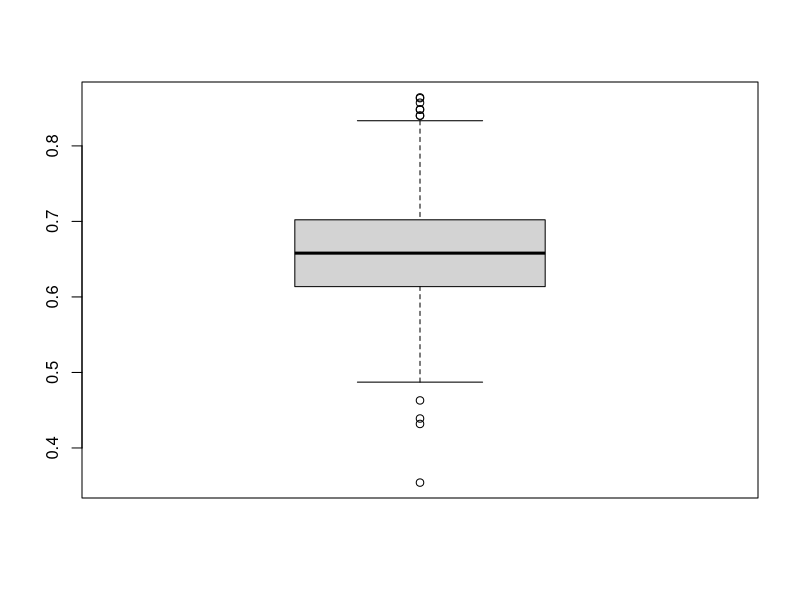
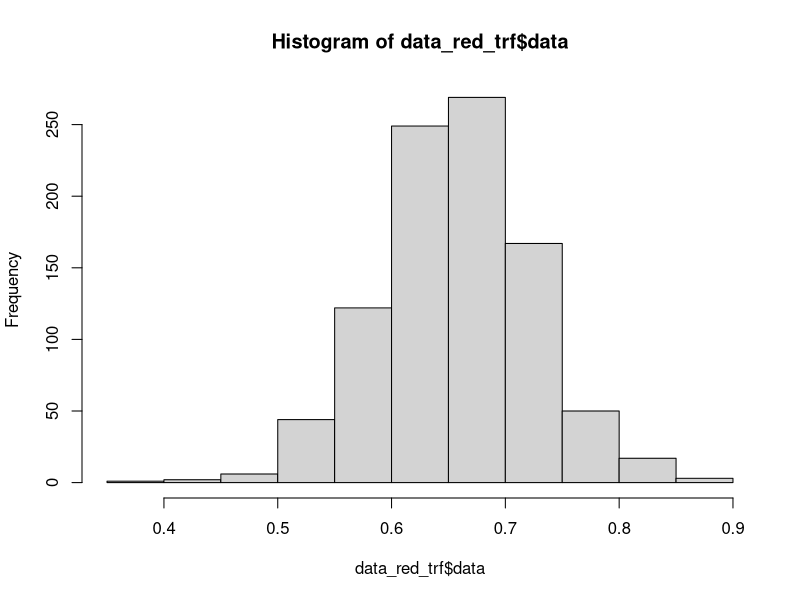
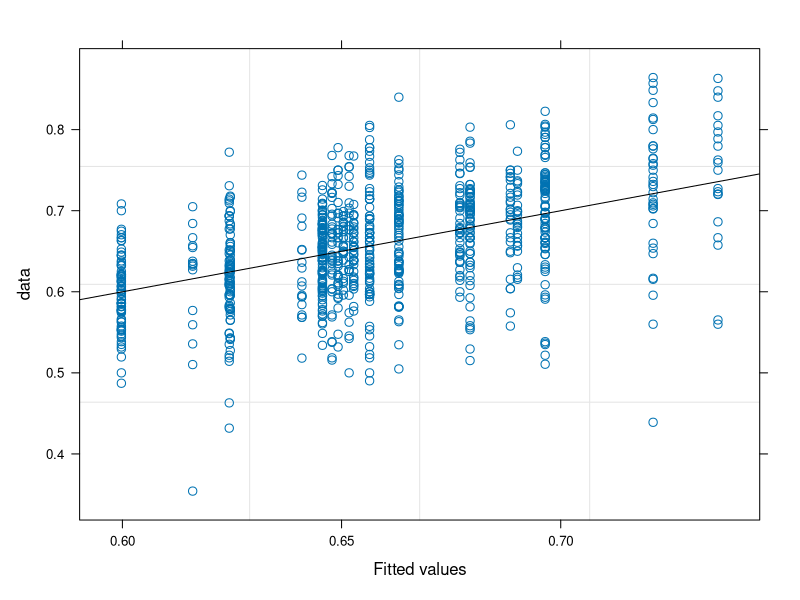
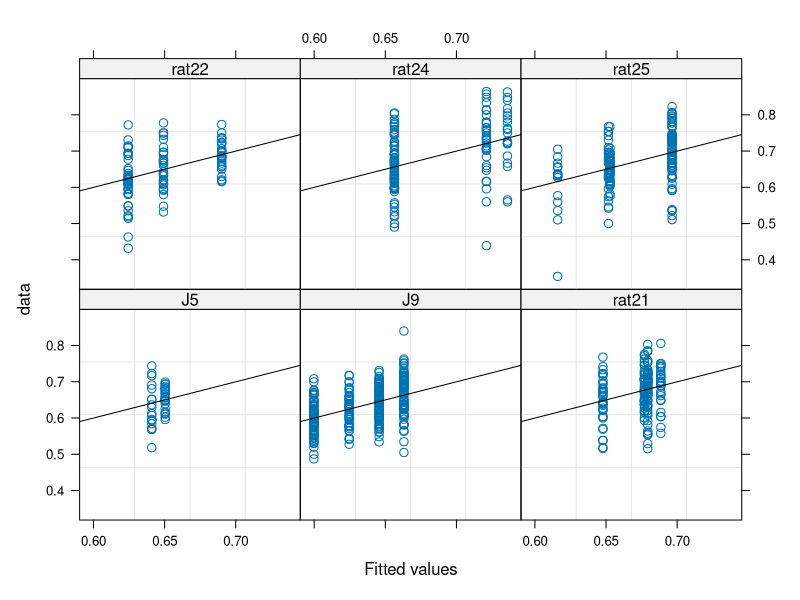
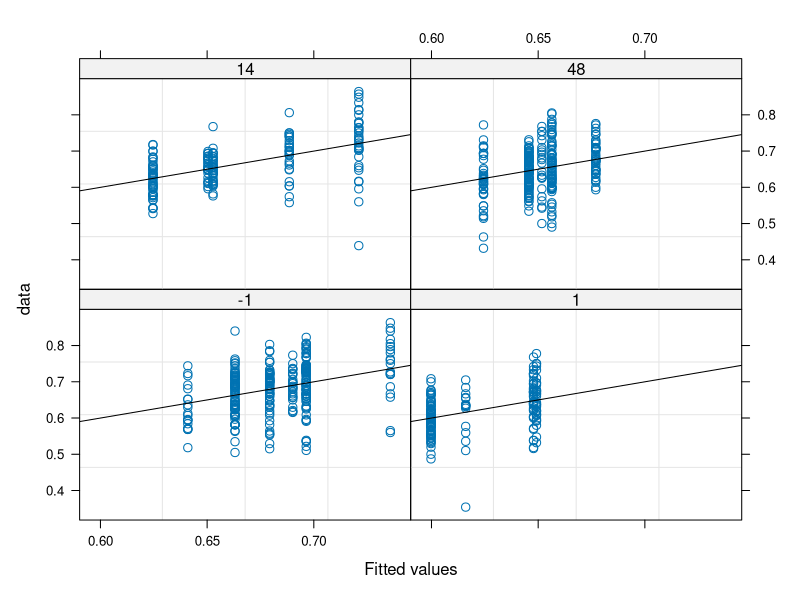
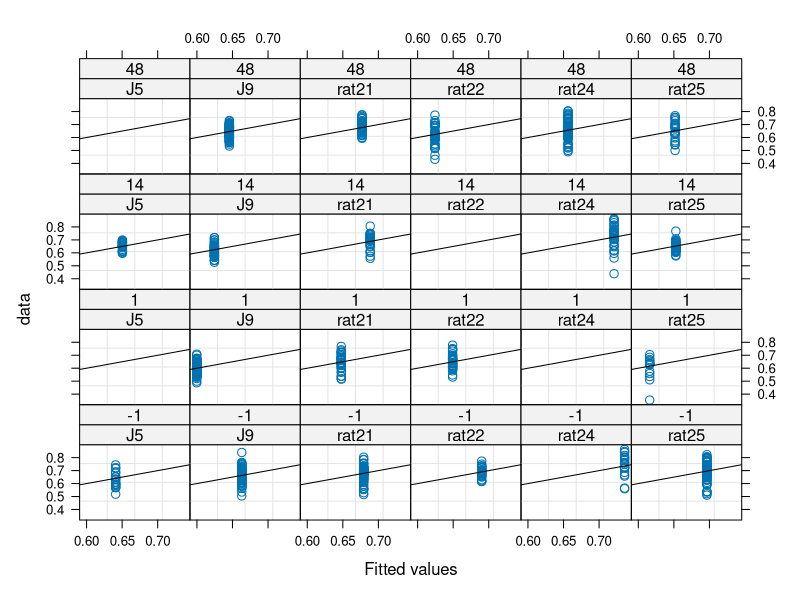
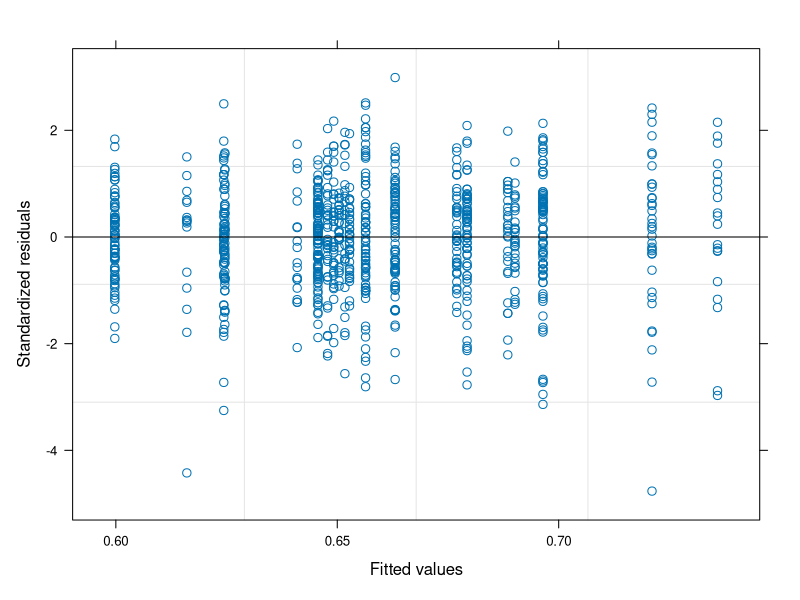
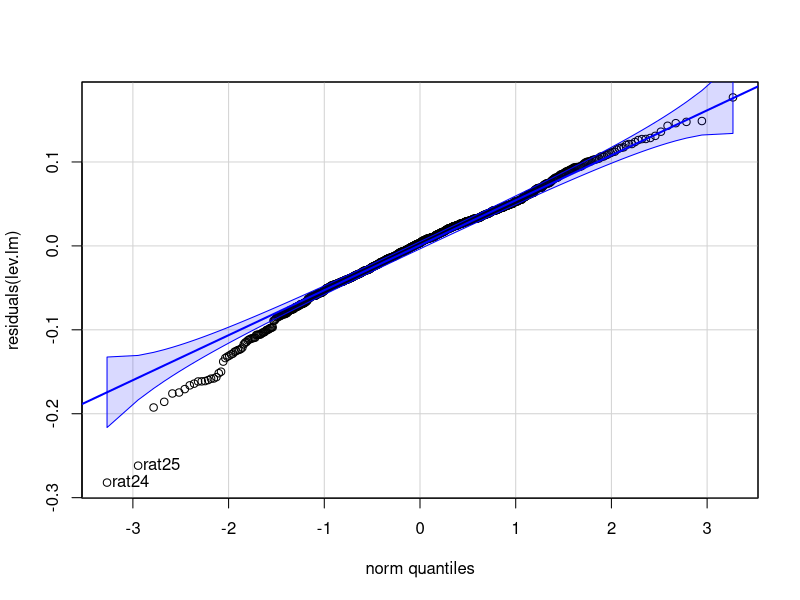

These figures' R source, in order:
require(nlme)
require(graphics)
require(car)
require(MASS)

library(multcomp)

setwd("./")

# empty environment
rm(list=ls())

# load data
data_all = read.csv("./stance_percentage.csv")

####################################################################################

# desired feature
desFeatName <- "percentage_stance"
desFeat     <- as.factor(desFeatName);

# desired days
desDays     <- as.factor(c("-1","1","14","48"));

# desired subjects
desRatID <- as.factor(c("rat21","rat22","rat24","rat25","J5","J9"))

# extract data
data_red <- data_all[data_all$ratID %in% desRatID & data_all$feature %in% desFeat & data_all$des_days %in% desDays,]

data_red$ratID    <- factor(data_red$ratID)
data_red$feature  <- factor(data_red$feature)
data_red$des_days <- as.factor(data_red$des_days)

# Data transformation
data_red_trf      <- data_red

boxplot(data_red_trf$data)
hist(data_red_trf$data,breaks=10)

############################### Fit model ##########################################

lCtr <- lmeControl(maxIter = 5000, niterEM = 500, msMaxIter=1000, msMaxEval=1000, msVerbose = FALSE, opt = 'optim')

# Days (and intercept) as a random variable (to account for the variability cross subjects)
lev.lm_nonNest_r  <- lme(data ~ des_days, random = ~des_days|ratID, data=data_red_trf, na.action=na.omit, method = "ML", control=lCtr)

lev.lm <- lev.lm_nonNest_r
summary(lev.lm)

############################ assumptions ############################

#### Fitted values

plot(lev.lm, data~fitted(.), abline = c(0,1)) 
plot(lev.lm, data~fitted(.)|ratID, abline = c(0,1))
plot(lev.lm, data~fitted(.)|des_days, abline = c(0,1))
plot(lev.lm, data~fitted(.)|ratID*des_days, abline = c(0,1))


#### Residuals (should have constant variance and be normally distributed)

plot(lev.lm)                       # Residuals (should have constant variance)
qqp(residuals(lev.lm),"norm")      # Residuals (should be normally distributed)

boxplot(residuals(lev.lm))

myx <- seq(min(residuals(lev.lm)), max(residuals(lev.lm)), length.out= 100)
myhist <- hist(residuals(lev.lm),breaks=20)
multiplier <- myhist$counts / myhist$density

varMean <- lev.lm$sigma * mean(fitted(lev.lm)) ^ (2*lev.lm$modelStruct$varStruct)
normal <- dnorm(x = myx, mean = 0, sd = sqrt(varMean))
normal <- dnorm(x = myx, mean = 0, sd = lev.lm$sigma)

lines(myx, normal* multiplier[1], col = "blue", lwd = 2)

shapiro.test(residuals(lev.lm))


#### Random effects (should be normally distributed)

randBase <- ranef(lev.lm)

randEff <- randBase$`(Intercept)`
qqp( randEff )                         # Random effects (should be notmally distributed)
myx <- seq(min(randEff), max(randEff), length.out= 100)
myhist <- hist(randEff)
multiplier <- myhist$counts / myhist$density
normal <- dnorm(x = myx, mean = 0, sd = as.numeric(VarCorr(lev.lm)[1,2]) )
lines(myx, normal*multiplier[1], col = "blue", lwd = 2)

shapiro.test(randEff)

randEff <- randBase$des_days1
qqp( randEff )  

randEff <- randBase$des_days14
qqp( randEff )  

randEff <- randBase$des_days48
qqp( randEff )  

#############################################################################
################################ PREDICTIONS ################################
#############################################################################

# unique values of the factors
pred <- expand.grid(feature=unique(data_red$feature),des_days=unique(data_red$des_days))

# polulation level (level=0) predictions
y=predict(lev.lm, level=0, newdata=pred)
pred$pred_val = y

pred <- pred[order(pred$feature, pred$des_days),]

############ Compute menas ############
# remove non-used columns and NaN
dat_lev.small <- data_red_trf[,c("ratID","feature","des_days","data")]
dat_lev.small <- dat_lev.small[!is.na(dat_lev.small$data),]

# mean over gait cycle and rats
data_red.mean <- aggregate(dat_lev.small$data, by = list(dat_lev.small$feature, dat_lev.small$des_days), FUN = 'mean')
colnames(data_red.mean) <- c("feature","des_days","data_mean")

data_red.mean <- data_red.mean[order(pred$feature, data_red.mean$des_days),]

pred$data_mean = data_red.mean$data_mean
pred$diff      = pred$pred_val - pred$data_mean
pred$diff_perc = pred$diff/pred$data_mean*100

# mean over gait cycles for each rat
data_red.meanSbj <- aggregate(dat_lev.small$data, by = list(dat_lev.small$ratID, dat_lev.small$feature, dat_lev.small$des_days), FUN = 'mean')
colnames(data_red.meanSbj) <- c("ratID","feature","des_days","data_mean")

# Mean of the means
data_red.meanSbjAll <- aggregate(data_red.meanSbj$data_mean, by = list(data_red.meanSbj$feature, data_red.meanSbj$des_days), FUN = 'mean')
colnames(data_red.meanSbjAll) <- c("feature","des_days","data_mean")

pred$data_mean2 = data_red.meanSbjAll$data_mean

pred$diff2      = pred$pred_val - pred$data_mean2
pred$diff_perc2 = pred$diff2/pred$data_mean2*100


###############################################################################
############################# PREDICTIONS SUBJECTS ############################
###############################################################################

# unique values of the factors
pred.sbj <- expand.grid(ratID=unique(data_red$ratID), feature=unique(data_red$feature), des_days=unique(data_red$des_days))

# polulation level (level=0) predictions
y=predict(lev.lm, level=1, newdata=pred.sbj)
pred.sbj$pred_val = y

pred.sbj <- pred.sbj[order(pred.sbj$ratID, pred.sbj$feature, pred.sbj$des_days),]

############ Compute menas ############
# remove non-used columns and NaN
dat_lev.small <- data_red_trf[,c("ratID","feature","des_days","data")]
dat_lev.small <- dat_lev.small[!is.na(dat_lev.small$data),]

# mean over gait cycles
data_red.mean <- aggregate(dat_lev.small$data, by = list(dat_lev.small$ratID, dat_lev.small$feature, dat_lev.small$des_days), FUN = 'mean')
colnames(data_red.mean) <- c("ratID","feature","des_days","data_mean")

data_red.mean <- data_red.mean[order(data_red.mean$ratID, data_red.mean$feature, data_red.mean$des_days),]

pred.sbj$data_mean <- NA
for(i in 1:dim(pred.sbj)[1]){
  for(j in 1:dim(data_red.mean)[1]){
    if( all(pred.sbj[i,1:3]==data_red.mean[j,1:3]) ){
      pred.sbj[i,]$data_mean<-data_red.mean[j,]$data_mean
    }
  }
}
pred.sbj$data_mean <- as.numeric(pred.sbj$data_mean)

pred.sbj$diff      = pred.sbj$pred_val - pred.sbj$data_mean
pred.sbj$diff_perc = pred.sbj$diff/pred.sbj$data_mean*100


############################ Post-hoc (time as factor) ############################

ph_conditional <- c("des_days1  = 0",
                    "des_days14  = 0",
                    "des_days48 = 0");

lev.ph <- glht(lev.lm, linfct = ph_conditional);
summary(lev.ph, test=adjusted("bonferroni"))
